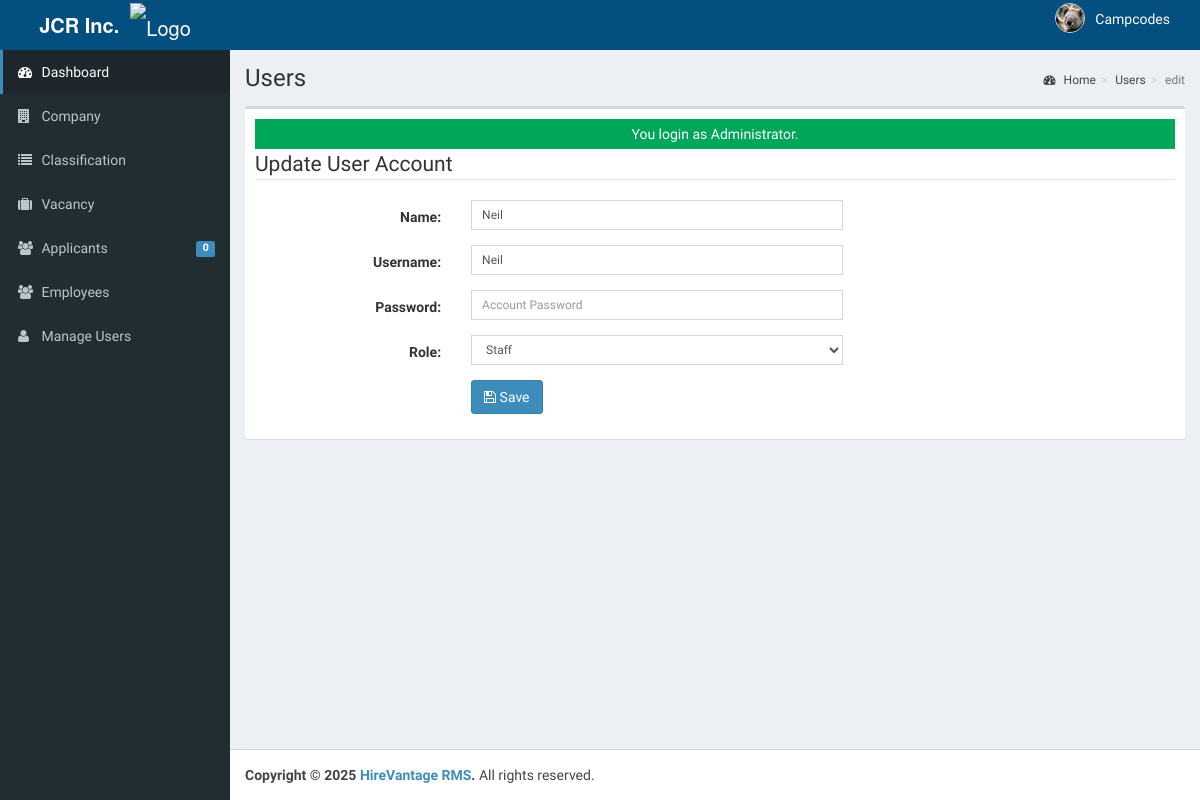
Page /admin/user/index.php?view=edit&id=029837 (signed in) on the earlier database version.
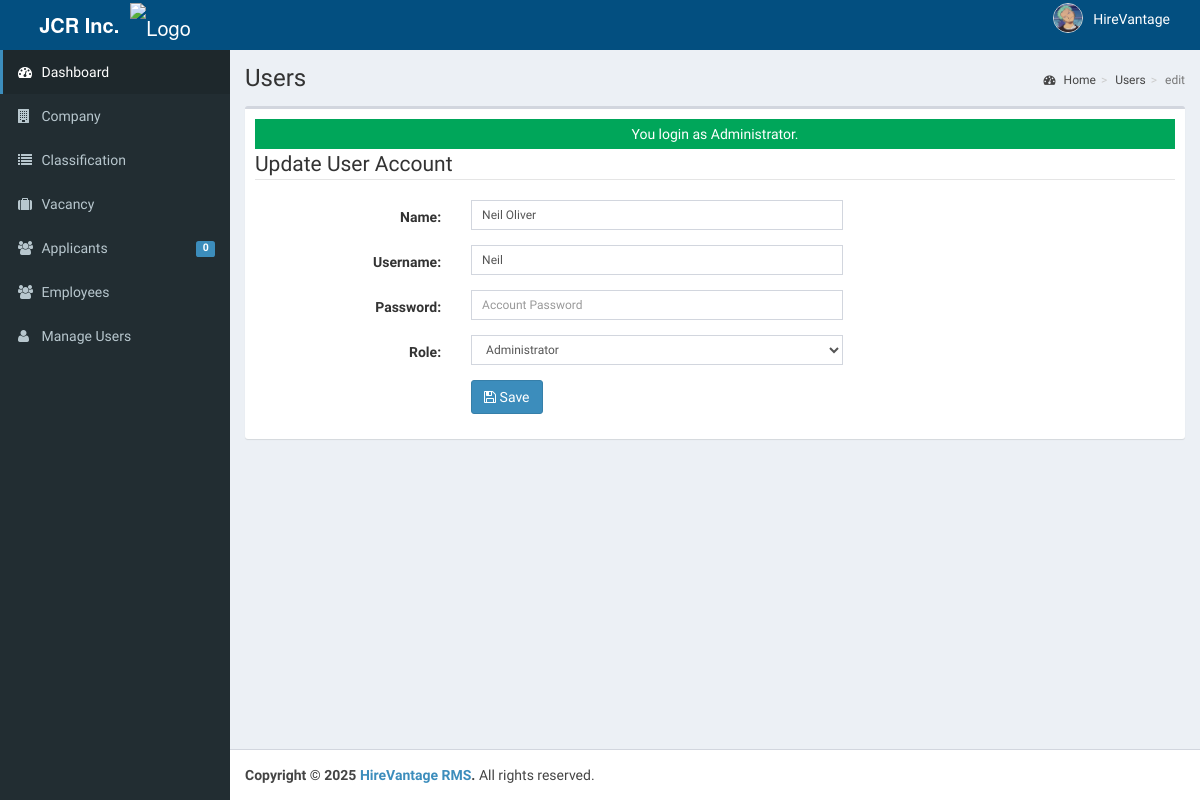
Same page on the later database version.
### tables this page shows
CREATE TABLE `tblusers` (
  `USERID` varchar(30) NOT NULL,
  `FULLNAME` varchar(40) NOT NULL,
  `USERNAME` varchar(90) NOT NULL,
  `PASS` varchar(90) NOT NULL,
  `ROLE` varchar(30) NOT NULL,
  `PICLOCATION` varchar(255) NOT NULL
);

### admin/user/index.php (called while the page is built, shortened)
<?php
 $title="Users";
require_once ("../theme/admin.php");
?>

### include/database.php (called while the page is built, shortened)
<?php
class Database {
    private $conn;
    private $sql_string = '';
    public function open_connection() {
        $this->conn = new mysqli(server, user, pass, database_name);
    }
    public function setQuery($sql = '') {
        $this->sql_string = $sql;
    }
    public function executeQuery() {
        $result = $this->conn->query($this->sql_string);
        return $result;
    }
    private function confirm_query($result) {
        return $result;
    }
    public function loadSingleResult() {
        $cur = $this->executeQuery();
        $data = $cur->fetch_object();
        return $data;
    }
}
$mydb = new Database();
?>

### include/accounts.php (called while the page is built, shortened)
<?php
require_once(LIB_PATH.DS.'database.php');
class User {
	protected static  $tblname = "tblusers";
	function single_user($id=""){
			global $mydb;
			$mydb->setQuery("SELECT * FROM ".self::$tblname."
				Where USERID= '{$id}' LIMIT 1");
			$cur = $mydb->loadSingleResult();
			return $cur;
	}
}
?>

### admin/theme/admin.php (the view, shortened to what the changed rows need)
<!DOCTYPE html>
<html>
    <head>
        <link rel="stylesheet" href="<?php echo web_root;?>bootstrap/css/bootstrap.min.css">
        <link rel="stylesheet" href="<?php echo web_root;?>plugins/font-awesome/css/font-awesome.min.css">
        <link rel="stylesheet" href="<?php echo web_root;?>dist/css/AdminLTE.min.css">
        <link rel="stylesheet" href="<?php echo web_root;?>dist/css/skins/_all-skins.min.css">
        <link rel="stylesheet" href="<?php echo web_root;?>plugins/iCheck/flat/blue.css">
        <link rel="stylesheet" href="<?php echo web_root;?>plugins/morris/morris.css">
        <link rel="stylesheet" href="<?php echo web_root;?>plugins/jvectormap/jquery-jvectormap-1.2.2.css">
        <link href="<?php echo web_root; ?>plugins/datepicker/bootstrap-datetimepicker.min.css" rel="stylesheet" media="screen">
        <link rel="stylesheet" href="<?php echo web_root;?>plugins/dataTables/jquery.dataTables.min.css">
        <link rel="stylesheet" href="<?php echo web_root;?>plugins/bootstrap-wysihtml5/bootstrap3-wysihtml5.min.css">
    </head>
 <body class="hold-transition skin-blue fixed sidebar-mini">
<div class="wrapper">
  <header class="main-header">
    <nav class="navbar navbar-static-top" role="navigation" style="background-color:#034f80;">
      <div class="navbar-custom-menu">
    <ul class="nav navbar-nav">
        <?php
            $user = New User();
            $singleuser = $user->single_user($_SESSION['ADMIN_USERID']);
            if ($singleuser && isset($singleuser->PICLOCATION) && isset($singleuser->FULLNAME)) {
        ?>
        <li class="dropdown user user-menu" style="padding-right: 20px;">
            <a href="#" class="dropdown-toggle" data-toggle="dropdown" style="display: flex; align-items: center; padding: 5px 10px; border-radius: 5px; transition: background-color 0.3s ease;">
                <img src="<?php echo web_root.'admin/user/'. $singleuser->PICLOCATION;?>" class="user-image" alt="User Image" style="margin-right: 10px; border-radius: 50%; width: 30px; height: 30px; object-fit: cover; border: 1px solid #ddd;">
                <span class="hidden-xs" style="font-weight: 500; "><?php echo $singleuser->FULLNAME; ?></span>
            </a>
        </li>
        <?php
            }
        ?>
    </ul>
</div>
    </nav>
  </header>
  <div class="content-wrapper">
  <section class="content-header">
      <h1>
        <?php echo isset($title) ? $title : ''; ?>
      </h1>
    </section>
         <section class="content">
          <div class="row">
            <div class="col-xs-12">
              <div class="box">
                <div class="box-body">
              <?php
               require_once $content;
               ?>
             </div>
             </div>
           </div>
         </div>
 </div>
    </body>
</html>

### admin/user/edit.php (shortened to what the changed rows need)
<?php
  @$USERID = $_GET['id'];
  $user = New User();
  $singleuser = $user->single_user($USERID);
?>
 <form class="form-horizontal span6" action="controller.php?action=edit" method="POST">
          <fieldset>
                  <div class="form-group">
                    <div class="col-md-8">
                      <div class="col-md-8">
                         <input class="form-control input-sm" id="U_NAME" name="U_NAME" placeholder=
                            "Account Name" type="text" value="<?php echo $singleuser->FULLNAME; ?>">
                      </div>
                    </div>
                  </div>
                  <div class="form-group">
                    <div class="col-md-8">
                      <div class="col-md-8">
                         <input class="form-control input-sm" id="U_USERNAME" name="U_USERNAME" placeholder=
                            "Email Address" type="text" value="<?php echo $singleuser->USERNAME; ?>">
                      </div>
                    </div>
                  </div>
                  <div class="form-group">
                    <div class="col-md-8">
                      <div class="col-md-8">
                       <select class="form-control input-sm" name="U_ROLE" id="U_ROLE">
                          <option value="Administrator"  <?php echo ($singleuser->ROLE=='Administrator') ? 'selected="true"': '' ; ?>>Administrator</option>
                          <option value="Staff" <?php echo ($singleuser->ROLE=='Staff') ? 'selected="true"': '' ; ?>>Staff</option>
                        </select>
                      </div>
                    </div>
                  </div>
          </fieldset>
        </form>
        </div>

Differences in the rows shown:
changed tblusers: PICLOCATION: a different picture; FULLNAME "Campcodes" → "HireVantage"
changed tblusers "Neil": U_NAME "Neil" → "Neil Oliver"; U_ROLE "Staff" → "Administrator"
